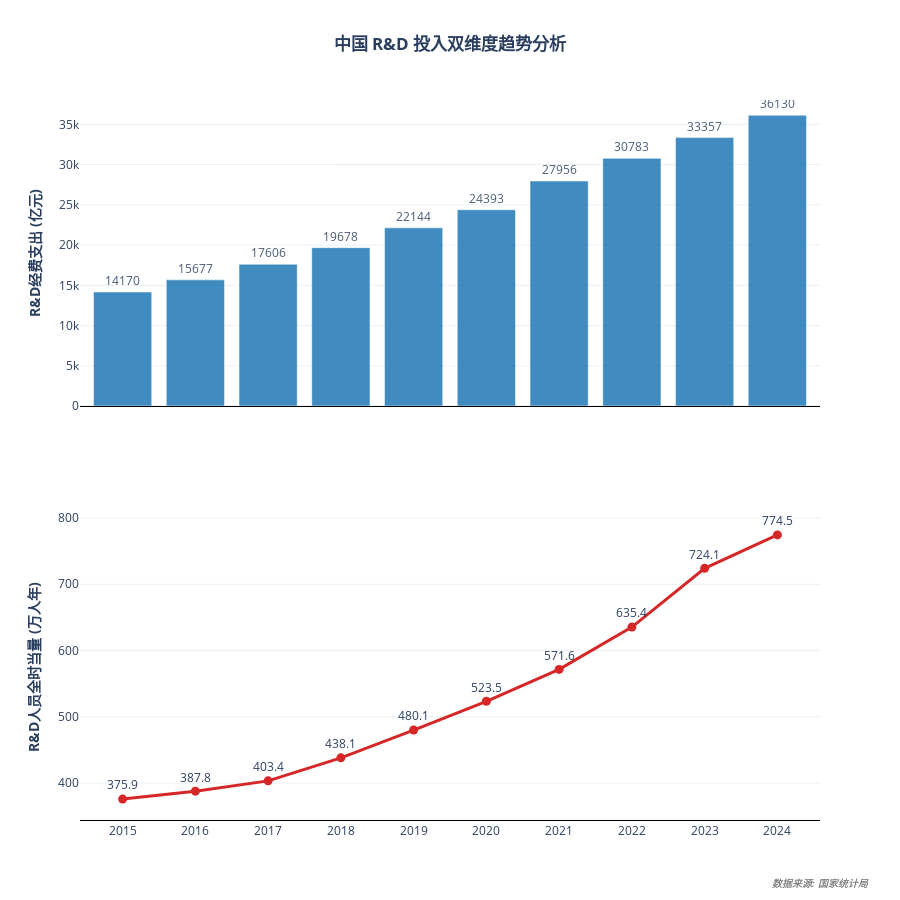

Notebook code cell kept with this figure:
### Code cell
from plotly.subplots import make_subplots
import plotly.graph_objects as go
import numpy as np

# 数据
years_input = df_input.index
expenditure = df_input['研究与试验发展经费支出(亿元)']
personnel = df_input['研究与试验发展人员全时当量(万人年)']


#创建一个包含2行一列的plotly图
fig=make_subplots(rows=2,cols=1,
                  shared_xaxes=True, #共用y轴
                  vertical_spacing=0.15,
                  subplot_titles=("中国R&D投入趋势: 经费（亿元）","中国R&D投入趋势: 人员（万人年）"))

# ----------------
# 图1: 柱状图 - R&D 经费
# ----------------
fig.add_trace(
    go.Bar(
        x=years_input,
        y=expenditure,
        name="经费支出",
        marker_color="#1f77b4", # 经典蓝
        opacity=0.85,
        text=expenditure,
        textposition="outside", # 显示在柱子外面
        texttemplate="%{text:.0f}", # 数值显示，整数不带小数
        # [ACCENT - Clarity] 自定义悬停格式：去除多余标签，增加单位
        hovertemplate="<b>%{x}年</b><br>经费: %{y} 亿元<extra></extra>" 
    ),
    row=1, col=1
)

# ----------------
# 图2: 折线图 - R&D 人员
# ----------------
fig.add_trace(
    go.Scatter(
        x=years_input,
        y=personnel,
        name="人员全时当量",
        mode='lines+markers+text', # 同时显示：线、点、数值
        line=dict(color="#d62728", width=3), # 红色线条
        marker=dict(size=9, color="#d62728", symbol='circle'),
        text=personnel,
        textposition="top center", # 数值显示在点上方
        texttemplate="%{text:.1f}", # 保留1位小数
        # [ACCENT - Clarity] 自定义悬停格式
        hovertemplate="<b>%{x}年</b><br>人员: %{y} 万人年<extra></extra>"
    ),
    row=2, col=1
)

# ==========================================
# 3. 布局美化 (Layout)
# ==========================================
fig.update_layout(
    title_text="<b>中国 R&D 投入双维度趋势分析</b>", # [ACCENT - Necessity] 标题更精准
    title_x=0.5, # 标题居中
    height=900,  # 图片高度
    template="plotly_white", # 使用简洁的白色背景模板
    showlegend=False, # 隐藏图例(因为子图标题已经很清楚了)
    hovermode="x unified", # [ACCENT - Efficiency] 鼠标悬停时同时显示两张图的数据
    
    # [ACCENT - Clarity] 优化悬停框样式
    hoverlabel=dict(
        bgcolor="rgba(255, 255, 255, 0.9)",
        font_size=14,
        font_family="Arial"
    ),
    
    # [ACCENT - Truthfulness] 添加数据来源注脚
    annotations=[
        dict(
            x=1, y=-0.1, # 坐标位置 (图表右下角)
            xref="paper", yref="paper",
            text="<i>数据来源: 国家统计局</i>",
            showarrow=False,
            font=dict(size=10, color="gray")
        )
    ]
)

# [ACCENT - Apprehension] 优化坐标轴网格线，帮助读取数值
common_axis_config = dict(
    showgrid=True,
    gridcolor='rgba(211, 211, 211, 0.5)', # 浅灰色虚线网格
    gridwidth=1,
    zeroline=True,
    zerolinecolor='gray',
    automargin=True # [新增] 自动调整边距，防止左侧标题(name)被切掉
)

# 设定Y轴标题和样式
fig.update_yaxes(title_text="<b>R&D经费支出 (亿元)</b>", row=1, col=1)
fig.update_yaxes(title_text="<b>R&D人员全时当量 (万人年)</b>", row=2, col=1)

# 设定X轴 (只在最下面的图显示刻度)
fig.update_xaxes(
    tickmode='linear', # 强制显示每一个年份
    dtick=1, 
    showgrid=False, # X轴方向通常不需要网格线，保持清爽
    row=2, col=1
)
# 上方图的X轴也要显示线，但不显示标签
fig.update_xaxes(showline=True, linecolor='black', row=1, col=1)
fig.update_xaxes(showline=True, linecolor='black', row=2, col=1)

# 显示图表
fig.show()

### Figure 1 — Plotly figure (JSON) as saved in the notebook; plotly's stock layout.template omitted (floating-point values rounded to 4 significant figures)
{"data": [{"hovertemplate": "<b>%{x}年</b><br>经费: %{y} 亿元<extra></extra>", "marker": {"color": "#1f77b4"}, "name": "经费支出", "opacity": 0.85, "text": [14170.0, 15680.0, 17610.0, 19680.0, 22140.0, 24390.0, 27960.0, 30780.0, 33360.0, 36130.0], "textposition": "outside", "texttemplate": "%{text:.0f}", "type": "bar", "x": [2015, 2016, 2017, 2018, 2019, 2020, 2021, 2022, 2023, 2024], "xaxis": "x", "y": [14170.0, 15680.0, 17610.0, 19680.0, 22140.0, 24390.0, 27960.0, 30780.0, 33360.0, 36130.0], "yaxis": "y"}, {"hovertemplate": "<b>%{x}年</b><br>人员: %{y} 万人年<extra></extra>", "line": {"color": "#d62728", "width": 3}, "marker": {"color": "#d62728", "size": 9, "symbol": "circle"}, "mode": "lines+markers+text", "name": "人员全时当量", "text": [375.9, 387.8, 403.4, 438.1, 480.1, 523.5, 571.6, 635.4, 724.1, 774.5], "textposition": "top center", "texttemplate": "%{text:.1f}", "type": "scatter", "x": [2015, 2016, 2017, 2018, 2019, 2020, 2021, 2022, 2023, 2024], "xaxis": "x2", "y": [375.9, 387.8, 403.4, 438.1, 480.1, 523.5, 571.6, 635.4, 724.1, 774.5], "yaxis": "y2"}], "layout": {"annotations": [{"font": {"color": "gray", "size": 10}, "showarrow": false, "text": "<i>数据来源: 国家统计局</i>", "x": 1, "xanchor": "center", "xref": "paper", "y": -0.1, "yanchor": "bottom", "yref": "paper"}, {"font": {"color": "gray", "size": 10}, "showarrow": false, "text": "<i>数据来源: 国家统计局</i>", "x": 1, "xanchor": "center", "xref": "paper", "y": -0.1, "yanchor": "bottom", "yref": "paper"}], "height": 900, "hoverlabel": {"bgcolor": "rgba(255, 255, 255, 0.9)", "font": {"family": "Arial", "size": 14}}, "hovermode": "x unified", "showlegend": false, "title": {"text": "<b>中国 R&D 投入双维度趋势分析</b>", "x": 0.5}, "xaxis": {"anchor": "y", "domain": [0, 1], "linecolor": "black", "matches": "x2", "showline": true, "showticklabels": false}, "xaxis2": {"anchor": "y2", "domain": [0, 1], "dtick": 1, "linecolor": "black", "showgrid": false, "showline": true, "tickmode": "linear"}, "yaxis": {"anchor": "x", "domain": [0.575, 1], "title": {"text": "<b>R&D经费支出 (亿元)</b>"}}, "yaxis2": {"anchor": "x2", "domain": [0, 0.425], "title": {"text": "<b>R&D人员全时当量 (万人年)</b>"}}}}
